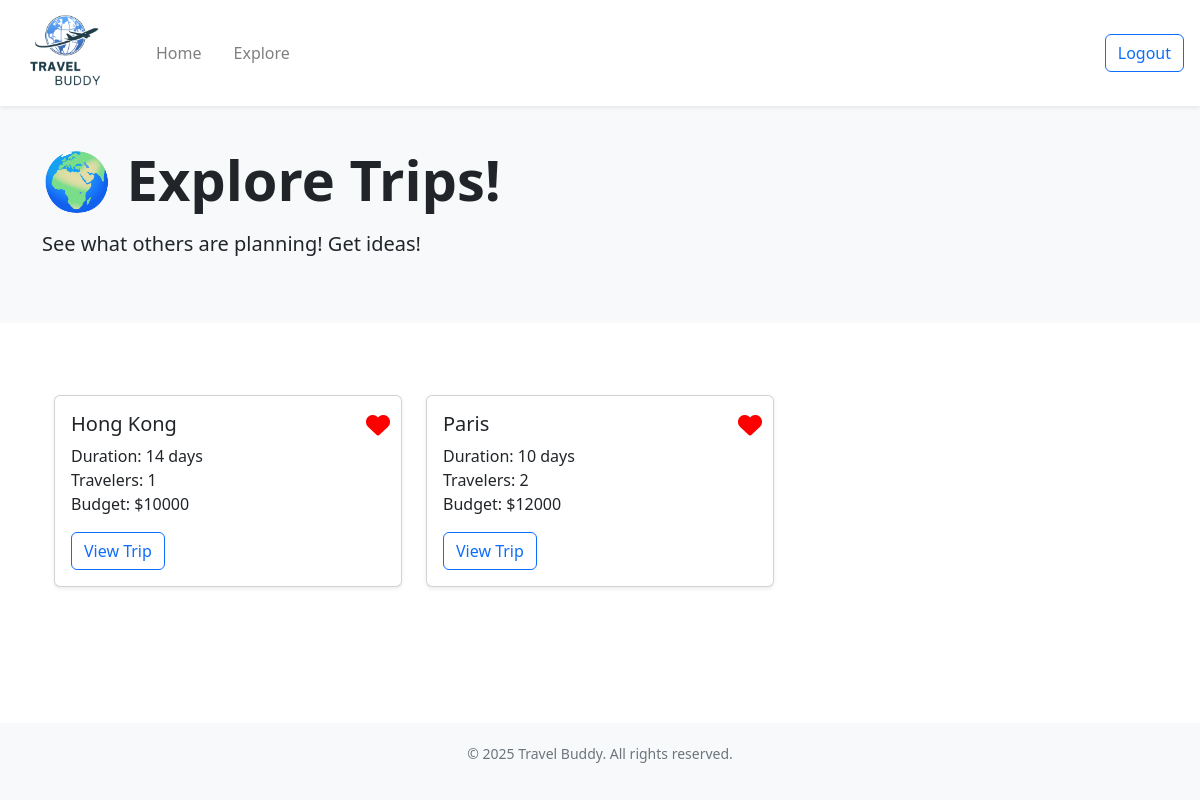
Page /explore (signed in) on the committed database.
### website/models.py (models this page shows)
class Trip(db.Model):
    __tablename__ = 'trip'
    id = db.Column(db.Integer, primary_key=True)
    destination = db.Column(db.String(200), nullable=False)
    start_date = db.Column(db.Date, nullable=False)
    end_date = db.Column(db.Date, nullable=False)
    travelers = db.Column(db.Integer)
    budget = db.Column(db.Integer)
    public = db.Column(db.Boolean, default=False)  # for sharing on explore page (False = private, True = public)
    user_id = db.Column(db.Integer, db.ForeignKey('user.id'))           # each trip belongs to a user
    flights = db.relationship('Flight', backref='trip', cascade="all, delete-orphan")
    hotels = db.relationship('Hotel', backref='trip', cascade="all, delete-orphan")
    activities = db.relationship('Activity', backref='trip', cascade="all, delete-orphan")
    bookings = db.relationship('Booking', backref='trip', cascade="all, delete-orphan")

### website/views.py (the view)
@views.route('/explore')
def explore():
    public_trips = Trip.query.filter_by(public=True).all()      # retrieve Public trips
    favorites = {fav.trip_id for fav in Favorites.query.filter_by(user_id=current_user.id).all()}
    for trip in public_trips:
        trip.liked = trip.id in favorites
    return render_template("explore.html", user=current_user, trips=public_trips, favorites=favorites)

### website/__init__.py (called while the page is built)
def create_app():
    app = Flask(__name__)
    app.config['SECRET_KEY'] = 'asdfa asdfa'
    app.config['SQLALCHEMY_DATABASE_URI'] = f'sqlite:///{DB_NAME}'
    app.config['DATABASE'] = os.path.join(app.instance_path, DB_NAME)
    db.init_app(app)
    from .views import views
    from .auth import auth
    app.register_blueprint(views, url_prefix='/')
    app.register_blueprint(auth, url_prefix='/')
    from .models import User
    with app.app_context():
        if not path.exists(DB_NAME):
            db.create_all()
            print("Database created successfully")
    login_manager = LoginManager()
    login_manager.login_view = 'auth.login'
    login_manager.init_app(app)
    @login_manager.user_loader
    def load_user(id):
        return User.query.get(int(id))
    return app

### website/templates/explore.html (shortened to what this page needs)
<!DOCTYPE html>
<html>
  <head>
    <link rel="stylesheet" href="https://stackpath.bootstrapcdn.com/bootstrap/4.4.1/css/bootstrap.min.css" />
    <link href="https://cdn.jsdelivr.net/npm/bootstrap-icons/font/bootstrap-icons.css" rel="stylesheet" />
    <link rel="stylesheet" href="https://stackpath.bootstrapcdn.com/font-awesome/4.7.0/css/font-awesome.min.css" />
    <link href="https://cdn.jsdelivr.net/npm/bootstrap@5.3.3/dist/css/bootstrap.min.css" rel="stylesheet" />
    <link href="https://cdnjs.cloudflare.com/ajax/libs/font-awesome/6.4.0/css/all.min.css" rel="stylesheet" />
  </head>
  <body class="min-vh-100 d-flex flex-column">
    <nav class="navbar navbar-expand-lg navbar-light bg-white shadow-sm">
      <a class="navbar-brand ms-3" href="/home">
        <img src="{{ url_for('static', filename='images/logo.png') }}" class="d-inline-block align-top logo-nav" />
      </a>
      <div class="collapse navbar-collapse" id="navbar">
        <ul class="navbar-nav">
          <li class="nav-item">
            <a class="nav-link ms-3" href="/home">Home</a>
          </li>
          <li class="nav-item">
            <a class="nav-link ms-3" href="/explore">Explore</a>
          </li>
        </ul>
        <ul class="navbar-nav ms-auto">
          <li class="nav-item">
            <a class="btn btn-outline-primary ms-3 me-3" id="logout" href="/" role="button">Logout</a>
          </li>
        </ul>
      </div>
    </nav>
    <section class="hero">
      <div class="container">
        <h1 class="display-4 font-weight-bold">🌍 Explore Trips!</h1>
        <p class="lead mt-3 mb-4">See what others are planning! Get ideas!</p>
      </div>
    </section>
    <section class="container my-5">
      {% block content %}
      <div class="container my-4">
        {% if trips %}
        <div class="row">
          {% for trip in trips %}
          <div class="col-md-4 mb-3">
            <div class="card shadow-sm">
              <button class="like-btn btn btn-link p-0 position-absolute" data-trip-id="{{ trip.id }}" style="top: 10px; right: 10px; z-index: 10; font-size: 1.5rem; color: red">
                <i class="{% if trip.liked %}fas{% else %}far{% endif %} fa-heart"></i>
              </button>
              <div class="card-body">
                <h5 class="card-title">{{ trip.destination }}</h5>
                <p class="card-text">
                  Duration: {{ (trip.end_date - trip.start_date).days + 1 }} day{{ 's' if (trip.end_date - trip.start_date).days + 1 != 1 else '' }}<br />
                  Travelers: {{ trip.travelers }}<br />
                  Budget: ${{ trip.budget }}
                </p>
                <a href="{{ url_for('views.explore_plan', trip_id=trip.id) }}" class="btn btn-outline-primary">View Trip</a>
              </div>
            </div>
          </div>
          {% endfor %}
        </div>
        {% else %}
        <p>No public trips found.</p>
        {% endif %}
      </div>
      {% endblock %}
    </section>
    <footer class="footer mt-auto">
      <div class="container">
        <p>© 2025 Travel Buddy. All rights reserved.</p>
      </div>
    </footer>
  </body>
</html>

### website/templates/explore.html (style rules this page uses)
.hero { background: #f8f9fa; padding: 40px 0; text-align: left; }
.footer { background: #f8f9fa; padding: 20px 0; text-align: center; font-size: 14px; color: #6c757d; }
.logo-nav { width: 100px; height: 80px; object-fit: contain; }

### rows in the picture
Trip: destination "Hong Kong", (trip.end_date-trip.start_date).days+1 "14", end_date+start_date "s", travelers "1", budget "10000"
Trip: destination "Paris", (trip.end_date-trip.start_date).days+1 "10", end_date+start_date "s", travelers "2", budget "12000"
